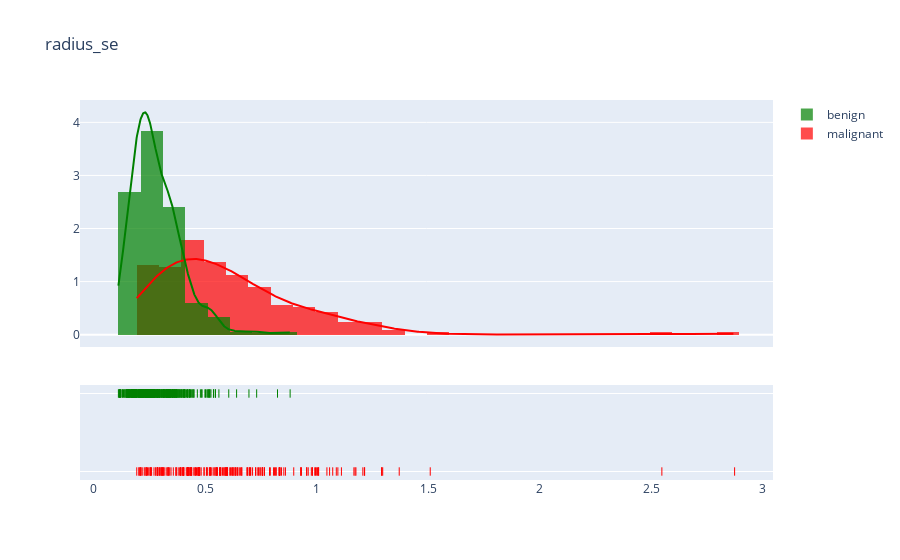

Notebook code cell kept with this figure:
### Code cell
#plot distribution 'se'
plotDistribution('radius_se', .1)
# plotDistribution('texture_se', .1)
# plotDistribution('perimeter_se', .5)
# plotDistribution('area_se', 5)
#plotDistribution('smoothness_se', .5)
#plotDistribution('compactness_se', .5)
#plotDistribution('concavity_se', .5)
#plotDistribution('concave points_se', .5)
#plotDistribution('symmetry_se', .5)
#plotDistribution('fractal_dimension_se', .5)

### Figure 1 — Plotly figure (JSON) as saved in the notebook; plotly's stock layout.template omitted (floating-point values rounded to 4 significant figures; data arrays with more than 128 entries replaced by an {"elided": "..."} marker saying what was removed)
{"data": [{"autobinx": false, "histnorm": "probability density", "legendgroup": "malignant", "marker": {"color": "red"}, "name": "malignant", "opacity": 0.7, "type": "histogram", "x": {"elided": "212 float values"}, "xaxis": "x", "xbins": {"end": 2.873, "size": 0.1, "start": 0.1938}, "yaxis": "y"}, {"autobinx": false, "histnorm": "probability density", "legendgroup": "benign", "marker": {"color": "green"}, "name": "benign", "opacity": 0.7, "type": "histogram", "x": {"elided": "357 float values"}, "xaxis": "x", "xbins": {"end": 0.8811, "size": 0.1, "start": 0.1115}, "yaxis": "y"}, {"legendgroup": "malignant", "marker": {"color": "red"}, "mode": "lines", "name": "malignant", "showlegend": false, "type": "scatter", "x": {"elided": "500 float values"}, "xaxis": "x", "y": {"elided": "500 float values"}, "yaxis": "y"}, {"legendgroup": "benign", "marker": {"color": "green"}, "mode": "lines", "name": "benign", "showlegend": false, "type": "scatter", "x": {"elided": "500 float values"}, "xaxis": "x", "y": {"elided": "500 float values"}, "yaxis": "y"}, {"legendgroup": "malignant", "marker": {"color": "red", "symbol": "line-ns-open"}, "mode": "markers", "name": "malignant", "showlegend": false, "type": "scatter", "x": {"elided": "212 float values"}, "xaxis": "x", "y": {"elided": "212 str values"}, "yaxis": "y2"}, {"legendgroup": "benign", "marker": {"color": "green", "symbol": "line-ns-open"}, "mode": "markers", "name": "benign", "showlegend": false, "type": "scatter", "x": {"elided": "357 float values"}, "xaxis": "x", "y": {"elided": "357 str values"}, "yaxis": "y2"}], "layout": {"barmode": "overlay", "hovermode": "closest", "legend": {"traceorder": "reversed"}, "title": {"text": "radius_se"}, "xaxis": {"anchor": "y2", "domain": [0.0, 1.0], "zeroline": false}, "yaxis": {"anchor": "free", "domain": [0.35, 1], "position": 0.0}, "yaxis2": {"anchor": "x", "domain": [0, 0.25], "dtick": 1, "showticklabels": false}}}
